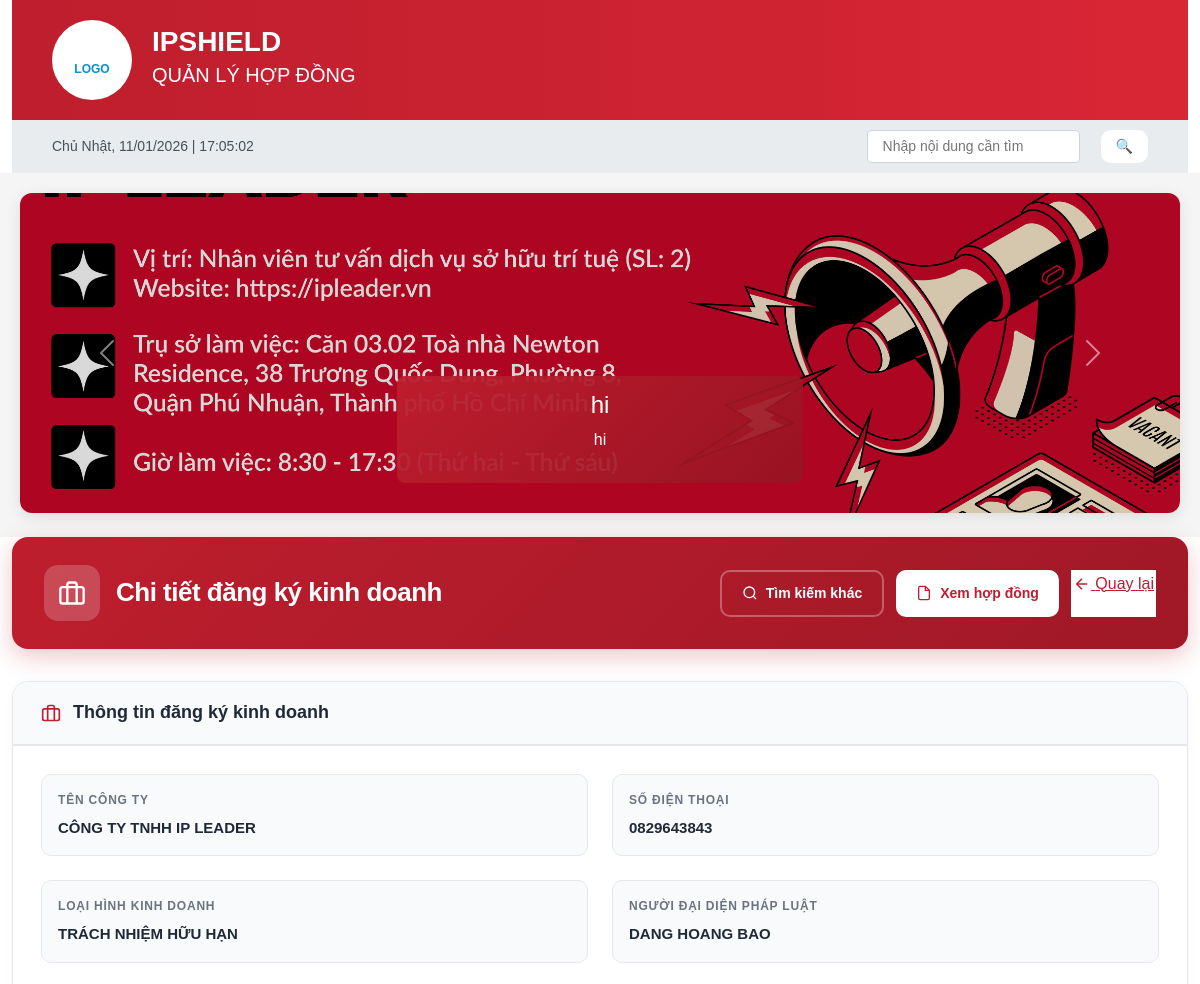
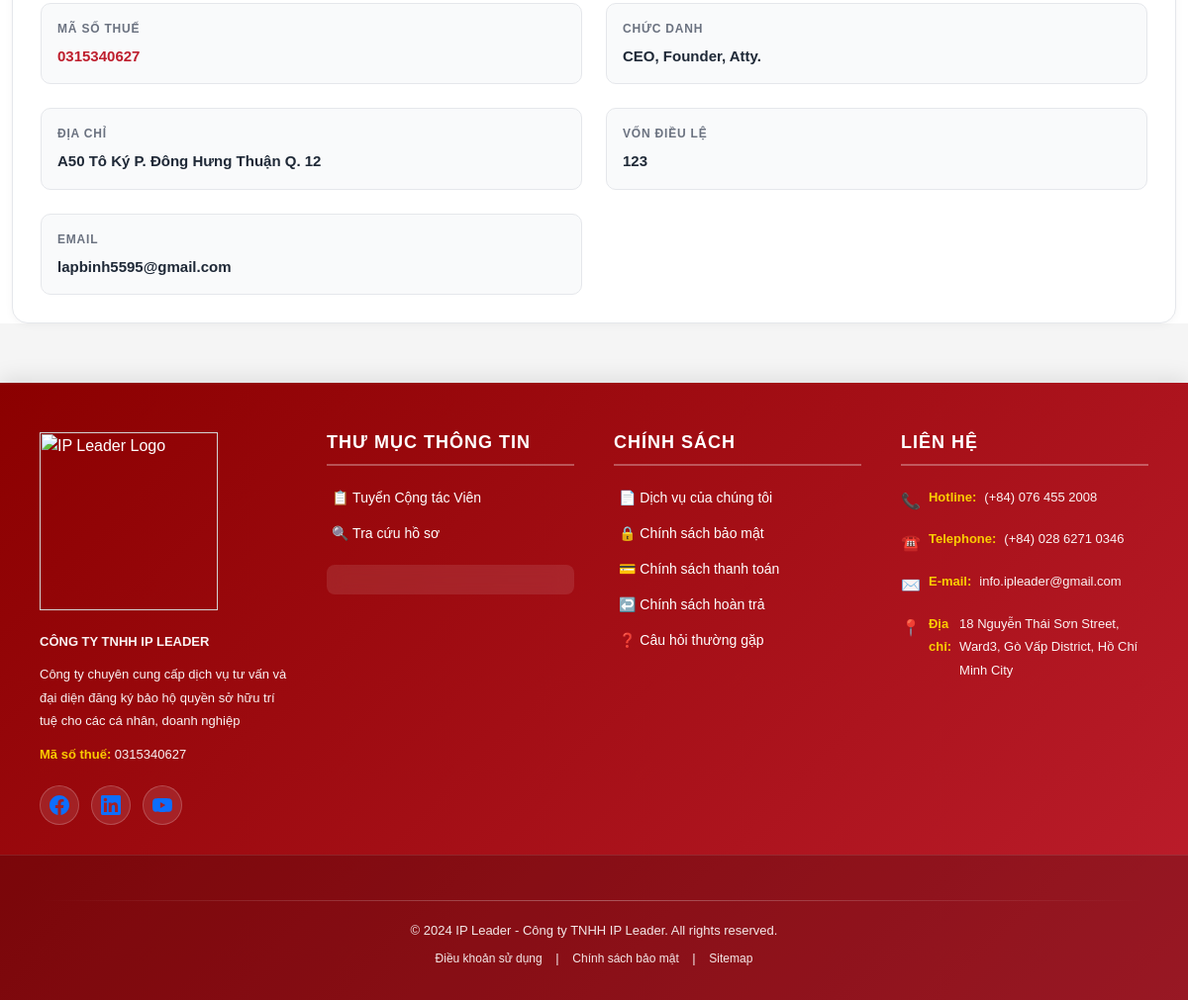
The page /business/3/ on the database its author committed (2 pictures, top to bottom).
### ipshieldapp/models.py (models this page shows, shortened)
class Slider(models.Model):
    title = models.CharField(max_length=255)
    description = models.CharField(max_length=255, blank=True)
    image = models.ImageField(upload_to='sliders/')
    is_active = models.BooleanField(default=True)

class BusinessRegistrationService(models.Model):
    contract = models.OneToOneField(
        Contract,
        on_delete=models.CASCADE,
        related_name='business'
    )
    company_name = models.CharField(
        max_length=255,
        blank=True,
        null=True,
        verbose_name='Tên công ty'
    )
    business_type = models.CharField(
        max_length=100,
        blank=True,
        null=True,
        verbose_name='Loại hình kinh doanh'
    )
    tax_code = models.CharField(
        max_length=20,
        unique=True,
        blank=True,
        null=True,
        verbose_name='Mã số thuế'
    )
    address = models.CharField(
        max_length=255,
        blank=True,
        null=True,
        verbose_name='Địa chỉ'
    )
    email = models.EmailField(
        blank=True,
        null=True,
        verbose_name='Email'
    )
    phone = models.CharField(
        max_length=20,
        validators=[phone_validator],
        blank=True,
        null=True,
        verbose_name='Số điện thoại'
    )
    legal_representative = models.CharField(
        max_length=255,
        blank=True,
        null=True,
        verbose_name='Người đại diện pháp luật'
    )
    position = models.CharField(
        max_length=100,
        blank=True,
        null=True,
        verbose_name='Chức danh'
    )
    charter_capital = models.CharField(
        max_length=100,
        blank=True,
        null=True,
        verbose_name='Vốn điều lệ'
    )
    certificate_file = models.FileField(
        upload_to='images/certificates/',
        blank=True,
        null=True,
        verbose_name='File chứng nhận'
    )
    registration_certificate = models.FileField(
        upload_to='images/registration_certificates/',
        blank=True,
        null=True,
        verbose_name='File chứng nhận đăng ký kinh doanh'
    )
    class Meta:
        verbose_name = 'ĐKKD'
        verbose_name_plural = 'ĐKKD'

### ipshieldapp/views.py (the view)
# urls.py: path('business/<int:business_id>/', views.business_detail, name='business_detail'),
def business_detail(request, business_id):
    business = get_object_or_404(BusinessRegistrationService, id=business_id)
    contract = business.contract
    context = {
        'business': business,
        'contract': contract,
    }
    return render(request, 'business_detail.html', context)

### templates/business_detail.html (shortened to what this page needs)
{% extends "base.html" %}
{% block body_block %}
{% load static %}
<div class="container mt-4">
    <div class="business-header">
        <div class="header-left">
            <div class="icon-wrapper">
                <svg width="28" height="28" viewBox="0 0 24 24" fill="none" stroke="currentColor" stroke-width="2">
                    <rect x="2" y="7" width="20" height="14" rx="2" ry="2"></rect>
                    <path d="M16 21V5a2 2 0 0 0-2-2h-4a2 2 0 0 0-2 2v16"></path>
                </svg>
            </div>
            <h2 class="mb-0">Chi tiết đăng ký kinh doanh</h2>
        </div>
        <div class="header-actions">
            <a href="{% url 'business_search' %}" class="btn btn-outline">
                <svg width="16" height="16" viewBox="0 0 24 24" fill="none" stroke="currentColor" stroke-width="2">
                    <circle cx="11" cy="11" r="8"></circle>
                    <path d="m21 21-4.35-4.35"></path>
                </svg>
                Tìm kiếm khác
            </a>
            <a href="{% url 'contract_detail' id=contract.id %}" class="btn btn-primary">
                <svg width="16" height="16" viewBox="0 0 24 24" fill="none" stroke="currentColor" stroke-width="2">
                    <path d="M14 2H6a2 2 0 0 0-2 2v16a2 2 0 0 0 2 2h12a2 2 0 0 0 2-2V8z"></path>
                    <polyline points="14 2 14 8 20 8"></polyline>
                </svg>
                Xem hợp đồng
            </a>
            <a href="{% url 'contract_business_search' %}" class="btn-back">
                <svg width="18" height="18" viewBox="0 0 24 24" fill="none" stroke="currentColor" stroke-width="2">
                    <line x1="19" y1="12" x2="5" y2="12"></line>
                    <polyline points="12 19 5 12 12 5"></polyline>
                </svg>
                Quay lại
            </a>
        </div>
    </div>
    <div class="info-card mb-4">
        <div class="card-header">
            <svg width="20" height="20" viewBox="0 0 24 24" fill="none" stroke="currentColor" stroke-width="2">
                <rect x="2" y="7" width="20" height="14" rx="2" ry="2"></rect>
                <path d="M16 21V5a2 2 0 0 0-2-2h-4a2 2 0 0 0-2 2v16"></path>
            </svg>
            <h5 class="mb-0">Thông tin đăng ký kinh doanh</h5>
        </div>
        <div class="card-body">
            <div class="row">
                <div class="col-md-6">
                    <div class="detail-grid">
                        <div class="detail-item">
                            <span class="detail-label">Tên công ty</span>
                            <span class="detail-value fw-bold">{{ business.company_name }}</span>
                        </div>
                        <div class="detail-item">
                            <span class="detail-label">Loại hình kinh doanh</span>
                            <span class="detail-value">{{ business.business_type }}</span>
                        </div>
                        <div class="detail-item">
                            <span class="detail-label">Mã số thuế</span>
                            <span class="detail-value text-primary fw-bold">{{ business.tax_code|default:"Chưa cập nhật" }}</span>
                        </div>
                        <div class="detail-item">
                            <span class="detail-label">Địa chỉ</span>
                            <span class="detail-value">{{ business.address }}</span>
                        </div>
                        <div class="detail-item">
                            <span class="detail-label">Email</span>
                            <span class="detail-value">{{ business.email }}</span>
                        </div>
                    </div>
                </div>
                <div class="col-md-6">
                    <div class="detail-grid">
                        <div class="detail-item">
                            <span class="detail-label">Số điện thoại</span>
                            <span class="detail-value">{{ business.phone }}</span>
                        </div>
                        <div class="detail-item">
                            <span class="detail-label">Người đại diện pháp luật</span>
                            <span class="detail-value">{{ business.legal_representative }}</span>
                        </div>
                        <div class="detail-item">
                            <span class="detail-label">Chức danh</span>
                            <span class="detail-value">{{ business.position }}</span>
                        </div>
                        <div class="detail-item">
                            <span class="detail-label">Vốn điều lệ</span>
                            <span class="detail-value">{{ business.charter_capital }}</span>
                        </div>
                    </div>
                </div>
            </div>
        </div>
    </div>
</div>
{% endblock %}

### templates/base.html (shortened to what this page needs)
{% load static %}
<head>
    <link href="https://cdn.jsdelivr.net/npm/bootstrap@5.3.8/dist/css/bootstrap.min.css" rel="stylesheet">
    <link href="{% static 'css/base.css' %}" rel="stylesheet">
</head>
    <div class="container">
        <div class="header">
            <div class="header-logo">
                <br>LOGO
            </div>
            <div class="header-title">
                <h1>IPSHIELD</h1>
                <h2>QUẢN LÝ HỢP ĐỒNG</h2>
            </div>
        </div>
                <div class="top-bar">
           <div id="realtime-clock"></div>
            <div class="language-selector d-flex align-items-center gap-3">
                 <input type="text" placeholder="Nhập nội dung cần tìm"
                    style="margin-left: 20px; padding: 5px 15px; border: 1px solid #ced4da; border-radius: 4px;">
                <button class="btn btn-primary" style="padding: 6px 15px; margin-left: 5px;">🔍</button>
            </div>
            </div>
        </div>
<div class="carousel-section" style="margin:20px; box-shadow:0 4px 15px rgba(0,0,0,0.1); border-radius:12px; overflow:hidden;">
    <div id="mainCarousel" class="carousel slide" data-bs-ride="carousel" data-bs-interval="3500">
        <div class="carousel-inner">
            {% for slider in sliders %}
            <div class="carousel-item {% if forloop.first %}active{% endif %}">
                <img src="{{ slider.image.url }}"
                     class="d-block w-100"
                     alt="{{ slider.title }}"
                     style="height:320px; object-fit:cover; filter:brightness(0.85);">
                <div class="carousel-caption d-none d-md-block"
                     style="background:linear-gradient(135deg, rgba(190,30,45,.95), rgba(150,20,35,.9));
                            padding:15px 30px;
                            border-radius:8px;
                            bottom:30px;
                            left:50%;
                            transform:translateX(-50%);
                            max-width:80%;">
                    <h4>{{ slider.title }}</h4>
                    <p>{{ slider.description }}</p>
                </div>
            </div>
            {% endfor %}
        </div>
        <button class="carousel-control-prev" type="button" data-bs-target="#mainCarousel" data-bs-slide="prev">
            <span class="carousel-control-prev-icon"></span>
        </button>
        <button class="carousel-control-next" type="button" data-bs-target="#mainCarousel" data-bs-slide="next">
            <span class="carousel-control-next-icon"></span>
        </button>
    </div>
</div>
 {% block body_block %}
              {% endblock %}
    <footer class="site-footer">
        <div class="footer-content">
            <div class="footer-section">
                <div class="footer-logo">
                    <img src="https://ipleader.vn/wp-content/uploads/2021/01/IPLEADER-LOGO-WHITE-01.png" alt="IP Leader Logo" width="180px">
                </div>
                <p class="company-name">CÔNG TY TNHH IP LEADER</p>
                <p class="company-desc">Công ty chuyên cung cấp dịch vụ tư vấn và đại diện đăng ký bảo hộ quyền sở hữu trí tuệ cho các cá nhân, doanh nghiệp</p>
                <p><strong>Mã số thuế:</strong> 0315340627</p>
                <div class="social-icons">
                    <a href="#" class="social-icon facebook" title="Facebook">
                    </a>
                    <a href="#" class="social-icon linkedin" title="LinkedIn">
                    </a>
                    <a href="#" class="social-icon youtube" title="YouTube">
                    </a>
                </div>
            </div>
            <div class="footer-section">
                <h5>Thư mục thông tin</h5>
                <ul>
                    <li><a href="#">📋 Tuyển Cộng tác Viên</a></li>
                    <li><a href="#">🔍 Tra cứu hồ sơ</a></li>
                </ul>
                <div class="certification-badge">
                </div>
            </div>
            <div class="footer-section">
                <h5>Chính sách</h5>
                <ul>
                    <li><a href="#">📄 Dịch vụ của chúng tôi</a></li>
                    <li><a href="#">🔒 Chính sách bảo mật</a></li>
                    <li><a href="#">💳 Chính sách thanh toán</a></li>
                    <li><a href="#">↩️ Chính sách hoàn trả</a></li>
                    <li><a href="#">❓ Câu hỏi thường gặp</a></li>
                </ul>
            </div>
            <div class="footer-section">
                <h5>Liên hệ</h5>
                <div class="contact-info">
                    <p><span class="contact-icon">📞</span> <strong>Hotline:</strong> (+84) 076 455 2008</p>
                    <p><span class="contact-icon">☎️</span> <strong>Telephone:</strong>(+84) 028 6271 0346</p>
                    <p><span class="contact-icon">✉️</span> <strong>E-mail:</strong> info.ipleader@gmail.com</p>
                    <p><span class="contact-icon">📍</span> <strong>Địa chỉ:</strong>18 Nguyễn Thái Sơn Street, Ward3, Gò Vấp District, Hồ Chí Minh City</p>
                </div>
            </div>
        </div>
        <div class="footer-bottom">
            <div class="footer-divider"></div>
            <p>© 2024 IP Leader - Công ty TNHH IP Leader. All rights reserved.</p>
            <p class="footer-links">
                <a href="#">Điều khoản sử dụng</a> |
                <a href="#">Chính sách bảo mật</a> |
                <a href="#">Sitemap</a>
            </p>
        </div>
    </footer>

### rows shown on the page
Slider: image (picture), title "hi", description "hi"
BusinessRegistrationService: company_name "CÔNG TY TNHH IP LEADER", business_type "TRÁCH NHIỆM HỮU HẠN", tax_code "0315340627", address "A50 Tô Ký P. Đông Hưng Thuận Q. 12", email "lapbinh5595@gmail.com", phone "0829643843", legal_representative "DANG HOANG BAO", position "CEO, Founder, Atty.", charter_capital "123"
